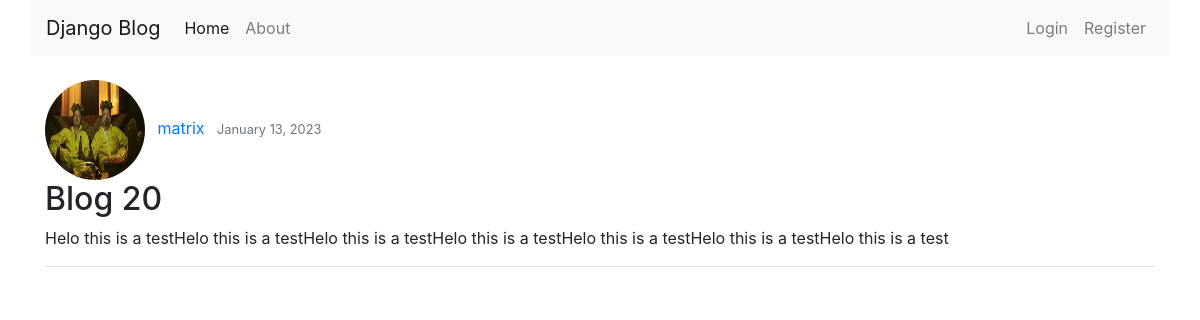
Page /post/23/ on the committed database.
### blog/models.py (models this page shows, shortened)
class Post(models.Model):
    title = models.CharField(max_length=100)
    content = models.TextField()
    date_posted = models.DateTimeField(default=timezone.now)
    author = models.ForeignKey(User, on_delete=models.CASCADE)

### users/models.py (models this page shows, shortened)
class Profile(models.Model):
    user = models.OneToOneField(User, on_delete=models.CASCADE)
    image = models.ImageField(default='default.jpg', upload_to='profile_pics')

### blog/views.py (the view)
# urls.py: path('post/<int:pk>/', PostDetailView.as_view(), name='post-detail'),
class PostDetailView(DetailView):
    model = Post

### blog/templates/blog/post_detail.html (shortened to what this page needs)
{% extends 'blog/base.html' %}
{% block content %}
    <img src="{{ object.author.profile.image.url }}" class="rounded-circle" width="100px" height="100px">
    <a href="{% url 'user-posts' object.author.username %}" class="ml-2 mr-2">{{ object.author }}</a>
    <small class="text-muted">{{ object.date_posted | date:"F d, Y" }}</small>
    <h2>{{ object.title }}</h2>
    <p>{{ object.content }}</p>
    <div class="border-bottom"></div>
    <br>
{% endblock content %}

### rows in the picture
Post: author.profile.image (picture), author "matrix", date_posted "January 13, 2023", title "Blog 20", content "Helo this is a testHelo this is a testHelo this is a testHelo this is a testHelo this is a testHelo this is a testHelo this is a test"
